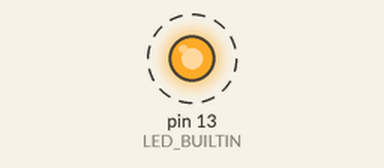
Recording of a sketch running on a simulated Arduino Uno, built with avr-gcc and run on an emulated ATmega328P. On the bench: output pins drawn as LEDs (lit = HIGH). Dashed ring = blinking.

Above: at 0.5 s.
Timing chart, 0 to 4.6 s (numbered marks = the images above):
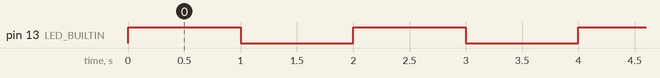

The sketch:

Test.ino
```cpp
/*
 * 现象ESP9266 NODEMCU上的蓝色灯不断闪烁
 * 本工程旨在按照.c .h的常见分类,在Arduino编译器中编译工程
*/
#include "./inc/test2.h"
#include "blink.h"
//i = 3;
//在这儿写i = 3就是错的,这个和extern这个关键字无关.主要是Arduino的程序结构的原因.
//因为setup和loop其实也是两个封装好的函数.你要把变量写在这两个函数里面才能在你认为的main函数里执行.
//请参见 https://blog.csdn.net/haigear/article/details/84931588


// the setup function runs once when you press reset or power the board
void setup() {
  // initialize digital pin LED_BUILTIN as an output.
  i = 3; //这儿就是对的
  z = 3;
  Serial.begin(9600);
  pinMode(LED_BUILTIN, OUTPUT);

}

// the loop function runs over and over again forever
void loop() {
  digitalWrite(LED_BUILTIN, HIGH);   // turn the LED on (HIGH is the voltage level)
  delay(1000);                       // wait for a second
  digitalWrite(LED_BUILTIN, LOW);    // turn the LED off by making the voltage LOW
  delay(1000);                       // wait for a second
}
```

blink.h
```cpp
#ifndef _BLINK_H
#define _BLINK_H
int i = 2;

#endif
```

test2.h
```cpp
#ifndef _BLINK2_H
#define _BLINK2_H
int z = 2;
void p();

#endif
```

Measured:
- by itself, pin 13 (LED_BUILTIN): alternates HIGH for 1.0 s and LOW for 1.0 s
